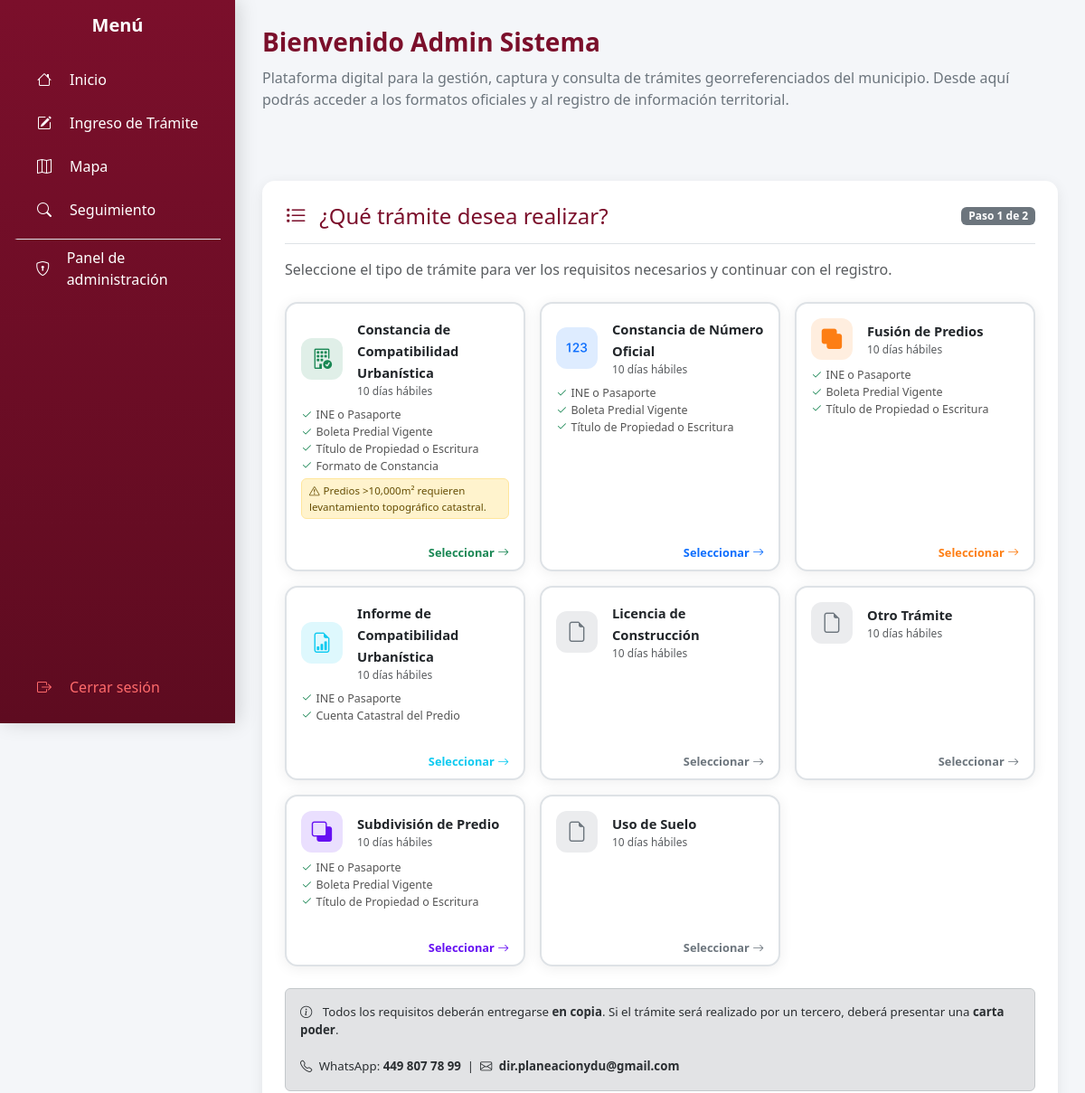
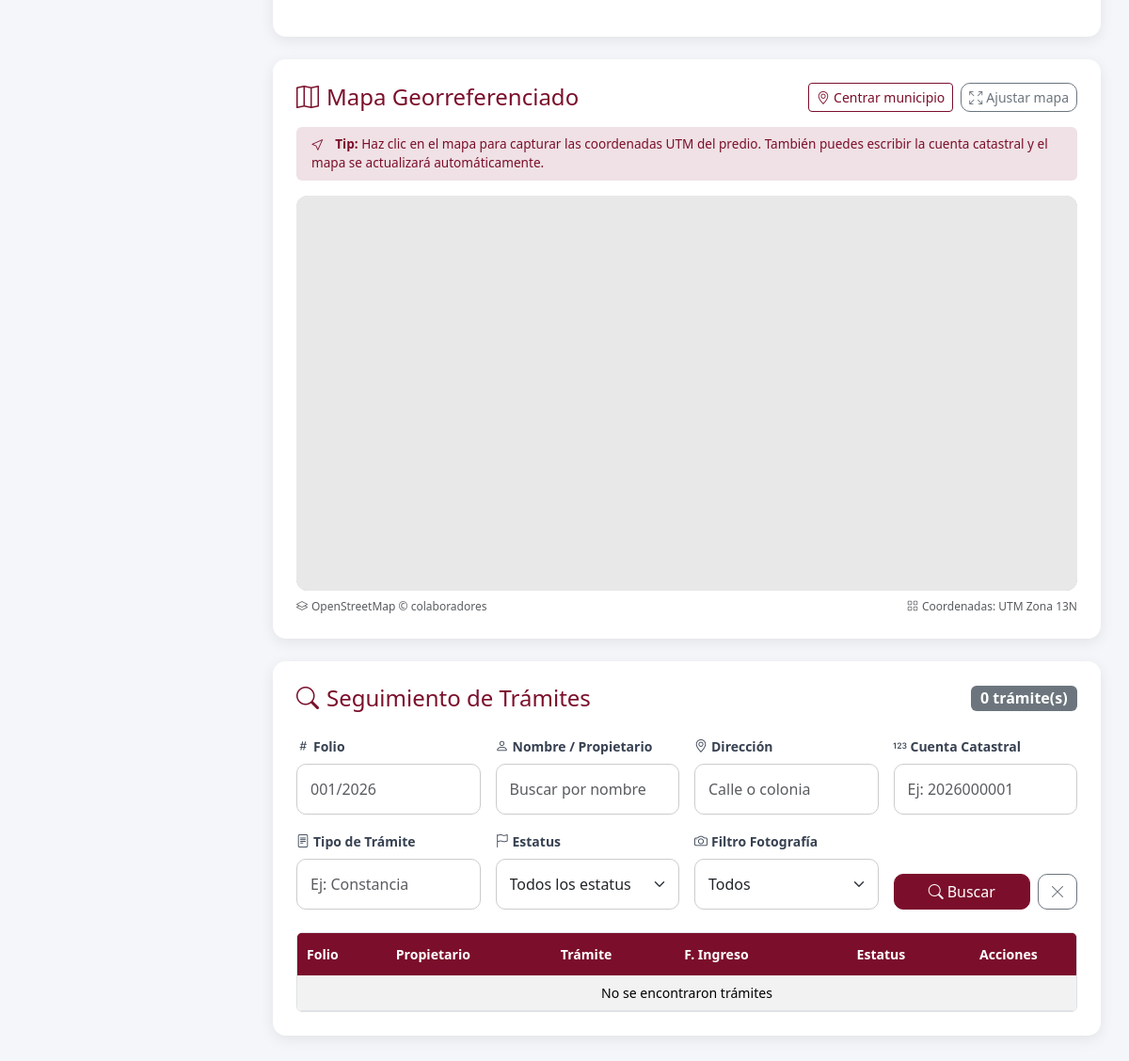
/Dash.php (signed in), run on the app's committed database (2 pictures, top to bottom).
### tables this page shows
CREATE TABLE `tipos_tramite` (
  `id` int(11) NOT NULL,
  `codigo` varchar(20) NOT NULL,
  `nombre` varchar(150) NOT NULL,
  `descripcion` text DEFAULT NULL,
  `plantilla_pdf` varchar(100) DEFAULT NULL,
  `activo` tinyint(1) DEFAULT 1,
  `created_at` timestamp NOT NULL DEFAULT current_timestamp()
);

### Dash.php (the view, shortened to what the rows shown need)
<?php
require_once "php/db.php";
?>
<!DOCTYPE html>
<html lang="es">
<head>
<link href="https://cdn.jsdelivr.net/npm/bootstrap@5.3.2/dist/css/bootstrap.min.css" rel="stylesheet">
<link href="https://cdn.jsdelivr.net/npm/bootstrap-icons@1.11.1/font/bootstrap-icons.css" rel="stylesheet">
<link rel="stylesheet" href="https://unpkg.com/leaflet@1.9.4/dist/leaflet.css"
/>
<link rel="stylesheet" href="https://cdn.datatables.net/1.13.6/css/dataTables.bootstrap5.min.css">
<link href="https://cdn.jsdelivr.net/npm/sweetalert2@11/dist/sweetalert2.min.css" rel="stylesheet">
 <link rel="stylesheet" href="./css/style.css?v=<?= time() ?>">
</head>
<body>
<div class="content">
    <section class="hero" id="inicio">
        <h1>Bienvenido <?php echo $_SESSION['usuario']; ?></h1>
    </section>
    <br><br>
    <section id="tramite" class="tramite-box mb-4">
        <div id="paso1-seleccion">
            <div class="row g-3 mb-4">
                <?php
                $tipos_prev = $conn->prepare("SELECT id, codigo, nombre, descripcion FROM tipos_tramite WHERE activo = 1 ORDER BY nombre");
                $tipos_prev->execute();
                $tipos_prev_result = $tipos_prev->get_result();
                $iconos = [
                    'NUM_OFICIAL'  => ['icon' => 'bi-123', 'color' => '#0d6efd'],
                    'CMCU'         => ['icon' => 'bi-building-check', 'color' => '#198754'],
                    'FUSION'       => ['icon' => 'bi-union', 'color' => '#fd7e14'],
                    'SUBDIVISION'  => ['icon' => 'bi-subtract', 'color' => '#6610f2'],
                    'INFORME_CU'   => ['icon' => 'bi-file-earmark-bar-graph', 'color' => '#0dcaf0'],
                ];
                $requisitosInfo = [
                    1 => ['docs' => ['INE o Pasaporte', 'Boleta Predial Vigente', 'Título de Propiedad o Escritura'], 'nota' => ''],
                    2 => ['docs' => ['INE o Pasaporte', 'Boleta Predial Vigente', 'Título de Propiedad o Escritura', 'Formato de Constancia'], 'nota' => 'Predios >10,000m² requieren levantamiento topográfico catastral.'],
                    3 => ['docs' => ['INE o Pasaporte', 'Boleta Predial Vigente', 'Título de Propiedad o Escritura'], 'nota' => ''],
                    4 => ['docs' => ['INE o Pasaporte', 'Boleta Predial Vigente', 'Título de Propiedad o Escritura'], 'nota' => ''],
                    5 => ['docs' => ['INE o Pasaporte', 'Cuenta Catastral del Predio'], 'nota' => ''],
                ];
                $tiposPrev = [];
                while ($tp = $tipos_prev_result->fetch_assoc()) {
                    $tiposPrev[] = $tp;
                }
                foreach ($tiposPrev as $tp):
                    $ic = $iconos[$tp['codigo']] ?? ['icon' => 'bi-file-earmark', 'color' => '#6c757d'];
                    $reqs = $requisitosInfo[$tp['id']] ?? ['docs' => [], 'nota' => ''];
                ?>
                <div class="col-md-6 col-lg-4">
                    <div class="card h-100 border-2 tramite-selector-card"
                         style="cursor:pointer; transition:all 0.25s; border-color:#dee2e6;"
                         onclick="seleccionarTramite(<?= $tp['id'] ?>, '<?= htmlspecialchars(addslashes($tp['nombre'])) ?>')">
                        <div class="card-body p-3">
                            <div class="d-flex align-items-center gap-3 mb-2">
                                <div style="width:46px;height:46px;border-radius:12px;background:<?= $ic['color'] ?>22;display:flex;align-items:center;justify-content:center;flex-shrink:0;">
                                    <i class="bi <?= $ic['icon'] ?>" style="font-size:1.4rem;color:<?= $ic['color'] ?>;"></i>
                                </div>
                                <div>
                                    <strong style="font-size:0.92rem;color:#212529;"><?= htmlspecialchars($tp['nombre']) ?></strong>
                                    <div class="text-muted" style="font-size:0.75rem;">10 días hábiles</div>
                                </div>
                            </div>
                            <?php if (!empty($reqs['docs'])): ?>
                            <ul class="list-unstyled mb-1" style="font-size:0.78rem;color:#555;">
                                <?php foreach($reqs['docs'] as $doc): ?>
                                <li><i class="bi bi-check2 text-success me-1"></i><?= $doc ?></li>
                                <?php endforeach; ?>
                            </ul>
                            <?php endif; ?>
                            <?php if (!empty($reqs['nota'])): ?>
                            <div class="alert alert-warning py-1 px-2 mb-0 mt-1" style="font-size:0.72rem;">
                                <i class="bi bi-exclamation-triangle me-1"></i><?= $reqs['nota'] ?>
                            </div>
                            <?php endif; ?>
                        </div>
                        <div class="card-footer bg-transparent border-top-0 text-end py-2 px-3">
                            <span style="font-size:0.8rem;color:<?= $ic['color'] ?>;font-weight:600;">
                                Seleccionar <i class="bi bi-arrow-right"></i>
                            </span>
                        </div>
                    </div>
                </div>
                <?php endforeach; ?>
            </div>
        </div>
    </section>
    <section id="seguimiento" class="tramite-box mb-4">
        <div class="table-responsive rounded" style="border:1px solid #dee2e6;">
            <table id="tablaTramites" class="table table-hover table-striped mb-0" style="font-size:0.88rem;">
                <thead style="background:var(--vino);color:white;position:sticky;top:0;">
                    <tr>
                        <th style="white-space:nowrap;padding:12px 10px;">Folio</th>
                        <th style="padding:12px 10px;">Propietario</th>
                        <th class="hide-mobile" style="padding:12px 10px;">Trámite</th>
                        <th class="hide-mobile" style="white-space:nowrap;padding:12px 10px;">F. Ingreso</th>
                        <th style="text-align:center;padding:12px 10px;">Estatus</th>
                        <th style="text-align:center;padding:12px 10px;">Acciones</th>
                    </tr>
                </thead>
            </table>
        </div>
    </section>
</div>
</body>
</html>

### data on the page
tipos_tramite: nombre "Constancia de Compatibilidad Urbanística", id "INE o Pasaporte", id "Boleta Predial Vigente", id "Título de Propiedad o Escritura", id "Formato de Constancia", id "Predios >10,000m² requieren levantamiento topográfico catastral."
tipos_tramite: nombre "Constancia de Número Oficial", id "INE o Pasaporte", id "Boleta Predial Vigente", id "Título de Propiedad o Escritura"
tipos_tramite: nombre "Fusión de Predios", id "INE o Pasaporte", id "Boleta Predial Vigente", id "Título de Propiedad o Escritura"
tipos_tramite: nombre "Informe de Compatibilidad Urbanística", id "INE o Pasaporte", id "Cuenta Catastral del Predio"
tipos_tramite: nombre "Licencia de Construcción"
tipos_tramite: nombre "Otro Trámite"
tipos_tramite: nombre "Subdivisión de Predio", id "INE o Pasaporte", id "Boleta Predial Vigente", id "Título de Propiedad o Escritura"
tipos_tramite: nombre "Uso de Suelo"

### other printed values
$_SESSION['usuario'] "Admin Sistema"
$resultado->num_rows "0"
